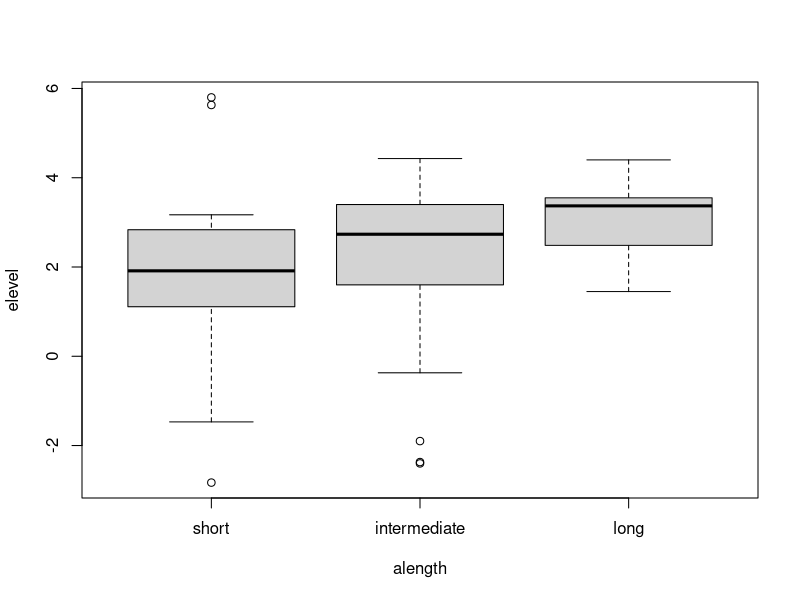

Recreate this plot in R.
library(coin)


### Name: alpha
### Title: Genetic Components of Alcoholism
### Aliases: alpha
### Keywords: datasets

### ** Examples

## Boxplots
boxplot(elevel ~ alength, data = alpha)

## Asymptotic Kruskal-Wallis test
kruskal_test(elevel ~ alength, data = alpha)
